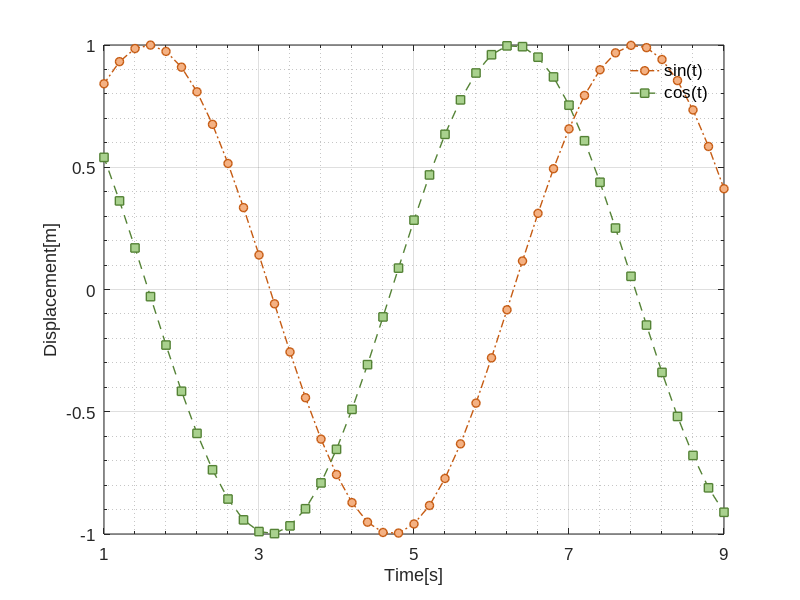
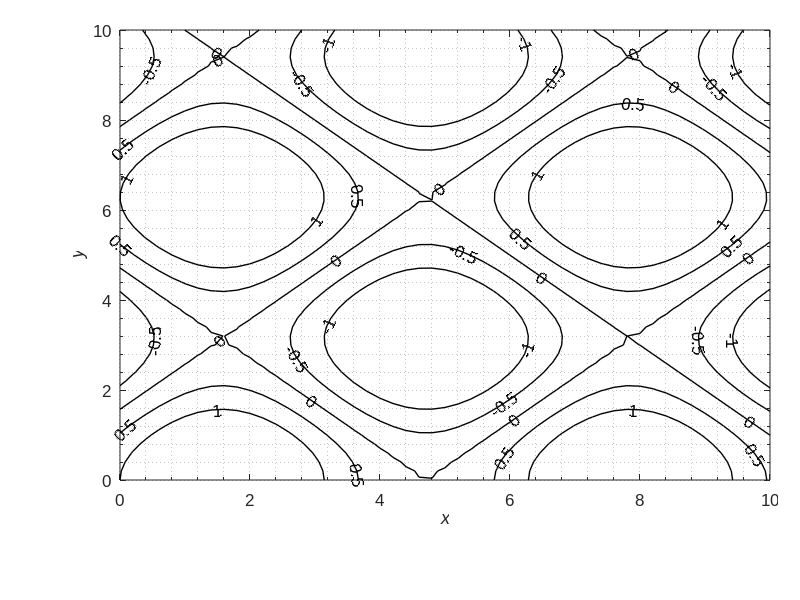
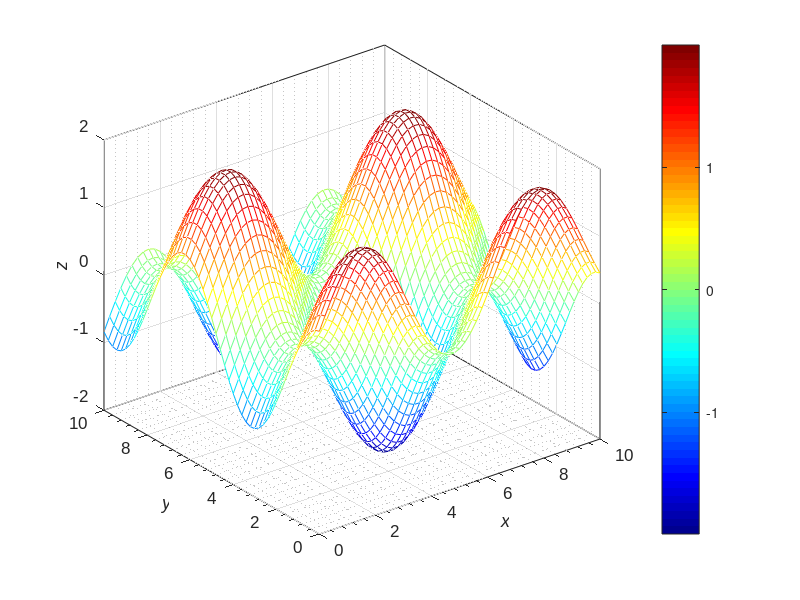

These charts were generated, in order, by the following MATLAB code:
t = 0:0.2:10;
x = cos(t);
y = sin(t);
figure; hold on;
plot(t,y,'Color',[197,90,17]/255,'LineWidth', 1.0, ...
    'LineStyle','-.','Marker','o','MarkerSize',6,'MarkerEdgeColor', ...
    [197,90,17]/255,'MarkerFaceColor',[244,177,131]/255);
plot(t,x,'Color',[84,130,53]/255,'LineWidth', 1.0, 'LineStyle','--',...
    'Marker','s','MarkerSize',6,'MarkerEdgeColor',[84,130,53]/255,...
    'MarkerFaceColor',[169,209,142]/255);
xlim([1,9]); ylim([-1,1]);
xticks(1:2:9); yticks(-1:0.5:1); 
box on; grid on;
xlabel('Time[s]'); ylabel('Displacement[m]');
h = legend('sin(t)','cos(t)','Location','best');
set(gca, 'FontSize', 12, 'FontName', 'Arial','XMinorTick','on','YMinorTick','on',...
    'XMinorGrid','on','YMinorGrid','on');
set(h, 'FontSize', 12, 'FontName', 'Arial','box','off');
hold off;

figure;
xv = 0:0.2:10;
yv = 0:0.2:10;
[xm, ym] = meshgrid(xv,yv);
zm = sin(xm)+cos(ym);
[c,h]=contour(xm, ym, zm, [-1 -0.5 0 0.5 1], 'k-','LineWidth', 1.0, 'Showtext', 'on');
% [c,h]=contourf(xm, ym, zm, [-1 -0.5 0 0.5 1], 'k-','LineWidth', 1.0, 'Showtext', 'on');
clabel(c,h,'FontName','Arial','FontSize',12);
xlabel('\itx'); ylabel('\ity');
set(gcf,'Units','centimeters','Position',[5 5 8 6]);
set(gca,'Units','centimeters','Position',[1.2 1.2 6.5 4.5]);
set(gca, 'FontSize', 12, 'FontName', 'Arial','XMinorTick','on','YMinorTick','on',...
    'XMinorGrid','on','YMinorGrid','on');


figure;
mesh(xm, ym, zm);
colormap jet;
colorbar;
box on;
xlabel('\itx'); ylabel('\ity');zlabel('\itz');
set(gca, 'FontSize', 12, 'FontName', 'Arial','XMinorTick','on','YMinorTick','on',...
    'XMinorGrid','on','YMinorGrid','on');
